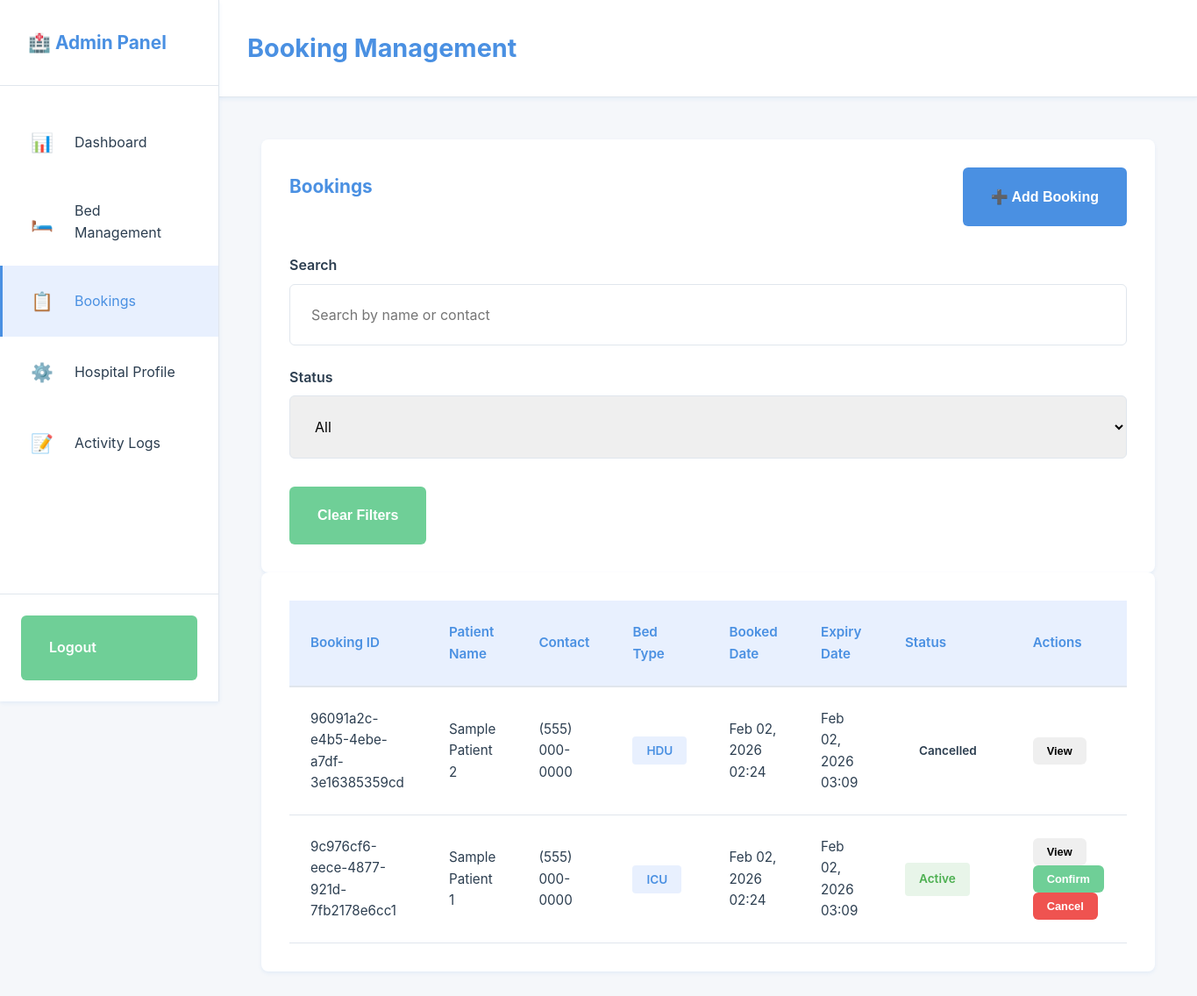
Screenshot of /portal/bookings/ (signed in) with the database file from the repository.
### hospital/models.py (models this page shows, shortened)
class Booking(models.Model):
	STATUS_ACTIVE = 'active'
	STATUS_CONFIRMED = 'confirmed'
	STATUS_EXPIRED = 'expired'
	STATUS_CANCELLED = 'cancelled'
	STATUS_CHOICES = [
		(STATUS_ACTIVE, 'Active'),
		(STATUS_CONFIRMED, 'Confirmed'),
		(STATUS_EXPIRED, 'Expired'),
		(STATUS_CANCELLED, 'Cancelled'),
	]
	id = models.UUIDField(primary_key=True, default=uuid.uuid4, editable=False)
	hospital = models.ForeignKey(Hospital, on_delete=models.CASCADE, related_name='bookings')
	name = models.CharField(max_length=200)
	contact = models.CharField(max_length=100)
	bed_type = models.CharField(max_length=20, choices=BedInventory.BED_TYPE_CHOICES)
	notes = models.TextField(blank=True)
	status = models.CharField(max_length=20, choices=STATUS_CHOICES, default=STATUS_ACTIVE)
	booked_at = models.DateTimeField(default=timezone.now)
	expires_at = models.DateTimeField(null=True, blank=True)
	created_by = models.ForeignKey(settings.AUTH_USER_MODEL, null=True, blank=True, on_delete=models.SET_NULL)
	cancelled_at = models.DateTimeField(null=True, blank=True)
	class Meta:
		ordering = ['-booked_at']
		indexes = [models.Index(fields=['expires_at']), models.Index(fields=['status'])]

### admins/views.py (the view)
# urls.py: path('bookings/', views.booking_management_view, name='booking_management'),
def booking_management_view(request):
	if 'hospital_id' not in request.session:
		return redirect('admins:login')
	hospital_id = request.session['hospital_id']
	hospital = Hospital.objects.get(id=hospital_id)
	bookings = Booking.objects.filter(hospital=hospital).order_by('-booked_at')
	try:
		reservation_duration = hospital.settings.reservation_duration
	except Exception:
		reservation_duration = 45
	context = {
		'hospital': hospital,
		'bookings': bookings,
		'reservation_duration': reservation_duration,
	}
	return render(request, 'admins/booking-management.html', context)

### templates/admins/booking-management.html (shortened to what this page needs)
<!DOCTYPE html>
{% load static %}
<html lang="en">
<head>
    <link rel="stylesheet" href="{% static 'css/admin-styles.css' %}">
</head>
<body data-hospital-id="{{ hospital.id }}" data-admin-name="{{ request.session.admin_name|default:'' }}">
    <div class="admin-container">
        <aside class="admin-sidebar">
            <div class="sidebar-header">
                <h2>🏥 Admin Panel</h2>
            </div>
            <nav class="sidebar-nav">
                <a href="{% url 'admins:dashboard' %}" class="nav-item">
                    <span class="icon">📊</span>
                    <span>Dashboard</span>
                </a>
                <a href="{% url 'admins:bed_management' %}" class="nav-item">
                    <span class="icon">🛏️</span>
                    <span>Bed Management</span>
                </a>
                <a href="{% url 'admins:booking_management' %}" class="nav-item active">
                    <span class="icon">📋</span>
                    <span>Bookings</span>
                </a>
                <a href="{% url 'admins:hospital_profile' %}" class="nav-item">
                    <span class="icon">⚙️</span>
                    <span>Hospital Profile</span>
                </a>
                <a href="{% url 'admins:activity_logs' %}" class="nav-item">
                    <span class="icon">📝</span>
                    <span>Activity Logs</span>
                </a>
            </nav>
            <div class="sidebar-footer">
                <a href="{% url 'admins:logout' %}" class="btn btn-secondary btn-block">
                    Logout
                </a>
            </div>
        </aside>
        <main class="admin-main">
            <div class="admin-topbar">
                <h1>Booking Management</h1>
            </div>
            <div class="admin-content">
                <section class="admin-section">
                    <div class="section-header">
                        <h2>Bookings</h2>
                        <button type="button" class="btn btn-primary" id="openAddBooking">➕ Add Booking</button>
                    </div>
                    <div class="filters-bar">
                        <div class="form-group">
                            <label for="filterInput">Search</label>
                            <input type="text" id="filterInput" class="form-control" placeholder="Search by name or contact">
                        </div>
                        <div class="form-group">
                            <label for="statusFilter">Status</label>
                            <select id="statusFilter" class="form-control">
                                <option value="">All</option>
                            </select>
                        </div>
                        <div class="form-actions">
                            <button type="button" class="btn btn-secondary" id="clearFilters">Clear Filters</button>
                        </div>
                    </div>
                </section>
                <section class="admin-section">
                    <div class="table-container">
                        <table class="data-table">
                            <thead>
                                <tr>
                                    <th>Booking ID</th>
                                    <th>Patient Name</th>
                                    <th>Contact</th>
                                    <th>Bed Type</th>
                                    <th>Booked Date</th>
                                    <th>Expiry Date</th>
                                    <th>Status</th>
                                    <th>Actions</th>
                                </tr>
                            </thead>
                            <tbody id="bookingsTableBody">
                                {% for booking in bookings %}
                                    <tr data-booking-id="{{ booking.id }}"
                                        data-name="{{ booking.name|lower }}"
                                        data-contact="{{ booking.contact|lower }}"
                                        data-status="{{ booking.status }}"
                                        data-bed-type="{{ booking.get_bed_type_display }}"
                                        data-booked-at="{{ booking.booked_at|date:"M d, Y H:i" }}"
                                        data-expires-at="{{ booking.expires_at|date:"M d, Y H:i" }}">
                                        <td>{{ booking.id }}</td>
                                        <td>{{ booking.name }}</td>
                                        <td>{{ booking.contact }}</td>
                                        <td><span class="bed-type-badge">{{ booking.get_bed_type_display }}</span></td>
                                        <td>{{ booking.booked_at|date:"M d, Y H:i" }}</td>
                                        <td>{{ booking.expires_at|date:"M d, Y H:i" }}</td>
                                        <td><span class="status-badge {{ booking.status }}">{{ booking.get_status_display }}</span></td>
                                        <td class="action-buttons">
                                            <button type="button" class="btn btn-tiny" data-booking-action="view">View</button>
                                            {% if booking.status != 'confirmed' and booking.status != 'cancelled' %}
                                                <button type="button" class="btn btn-tiny btn-success" data-booking-action="confirm">Confirm</button>
                                            {% endif %}
                                            {% if booking.status != 'cancelled' %}
                                                <button type="button" class="btn btn-tiny btn-danger" data-booking-action="cancel">Cancel</button>
                                            {% endif %}
                                        </td>
                                    </tr>
                                {% empty %}
                                    <tr><td colspan="8" class="empty-message">No bookings found</td></tr>
                                {% endfor %}
                            </tbody>
                        </table>
                    </div>
                </section>
            </div>
        </main>
    </div>
</body>
</html>

### rows the page displays
Booking: id "96091a2c-e4b5-4ebe-a7df-3e16385359cd", name "Sample Patient 2", contact "(555) 000-0000", bed_type "HDU", booked_at "Feb 02, 2026 02:24", expires_at "Feb 02, 2026 03:09", status "Cancelled"
Booking: id "9c976cf6-eece-4877-921d-7fb2178e6cc1", name "Sample Patient 1", contact "(555) 000-0000", bed_type "ICU", booked_at "Feb 02, 2026 02:24", expires_at "Feb 02, 2026 03:09", status "Active", shows "Confirm", shows "Cancel"
